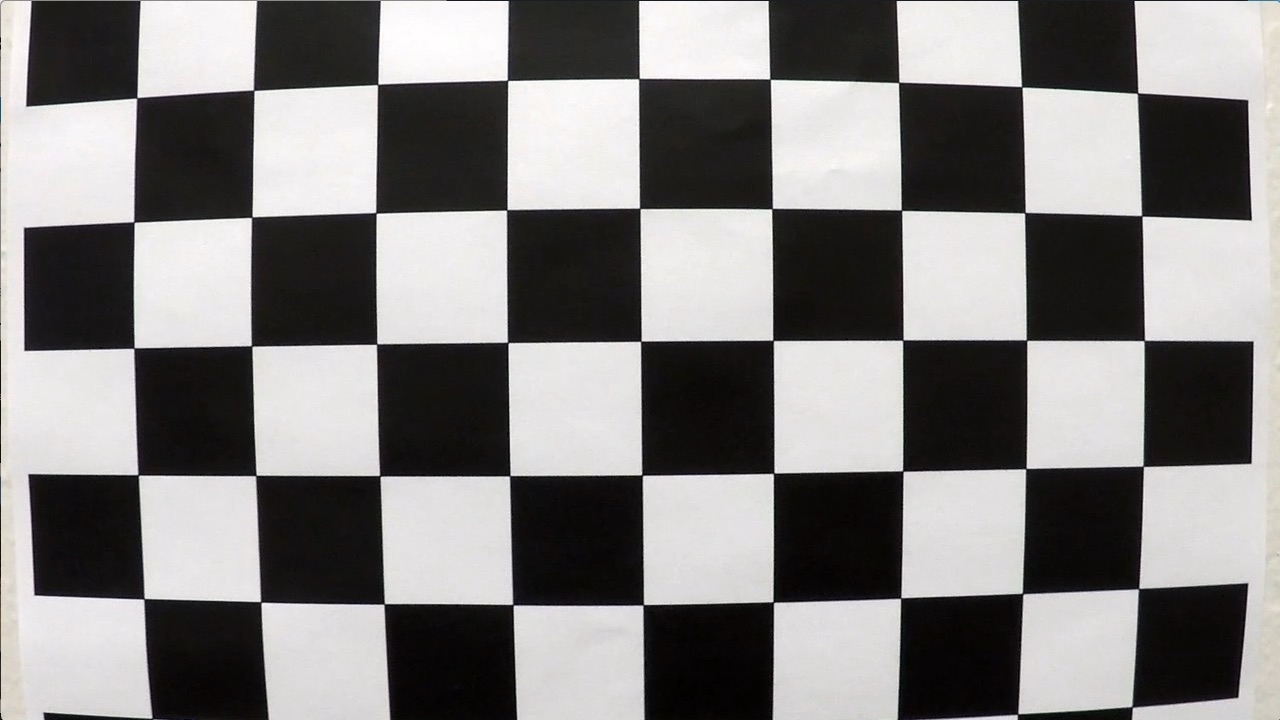
#> input picture camera_cal/calibration1.jpg, 1280 x 720 px; its folder holds only this picture in this run
$ jupyter execute --allow-errors Advanced_lane_detect.ipynb   (shell and % lines are left out)   (older library calls are emulated)
#> lines starting #> are read from the running program, lines starting #| are printed output that depends on the picture; after the words box and inside, x2 and y2 are one past the last pixel; in counts of white or black regions, pixels touching at a corner belong together
# Project 4 of UDACITY Self Driving Course Term1

[cell 1]
import numpy as np
import cv2
import matplotlib.pyplot as plt
import matplotlib.image as mpimg
import glob
import pickle
print('...')

# Section 1 - Find the undistortion matrix for the camera

### 1.1 Prepare objpoints

[cell 2]
#Prepare object  points
nx = 9 #Number of  inside corners in any given row
ny = 6 #Number of inside corners in any given column

#Read in and make a list of calibration images
images = glob.glob("camera_cal/calibration*.jpg")

#Initialize image point and object point arrays
objpoints = []
imgpoints = []

# Generate object points
objp = np.zeros((nx*ny,3), np.float32)
objp[:,:2] = np.mgrid[0:nx,0:ny].T.reshape(-1,2) # x, y coordinates
print('...')

### 1.2 Find Chessboard Corners

[cell 3]
for fname in images:
    #Read in image
    img_x = cv2.imread(fname)
#> img_x is the input picture: shape (720, 1280, 3); mean B, G, R 127.8, 128.4, 130.1

    #Convert to grayscale
    gray = cv2.cvtColor(img_x, cv2.COLOR_BGR2GRAY)

    #Find chessboard corners
    ret, corners = cv2.findChessboardCorners(gray,(nx,ny),None)
#> ret = False; corners = None
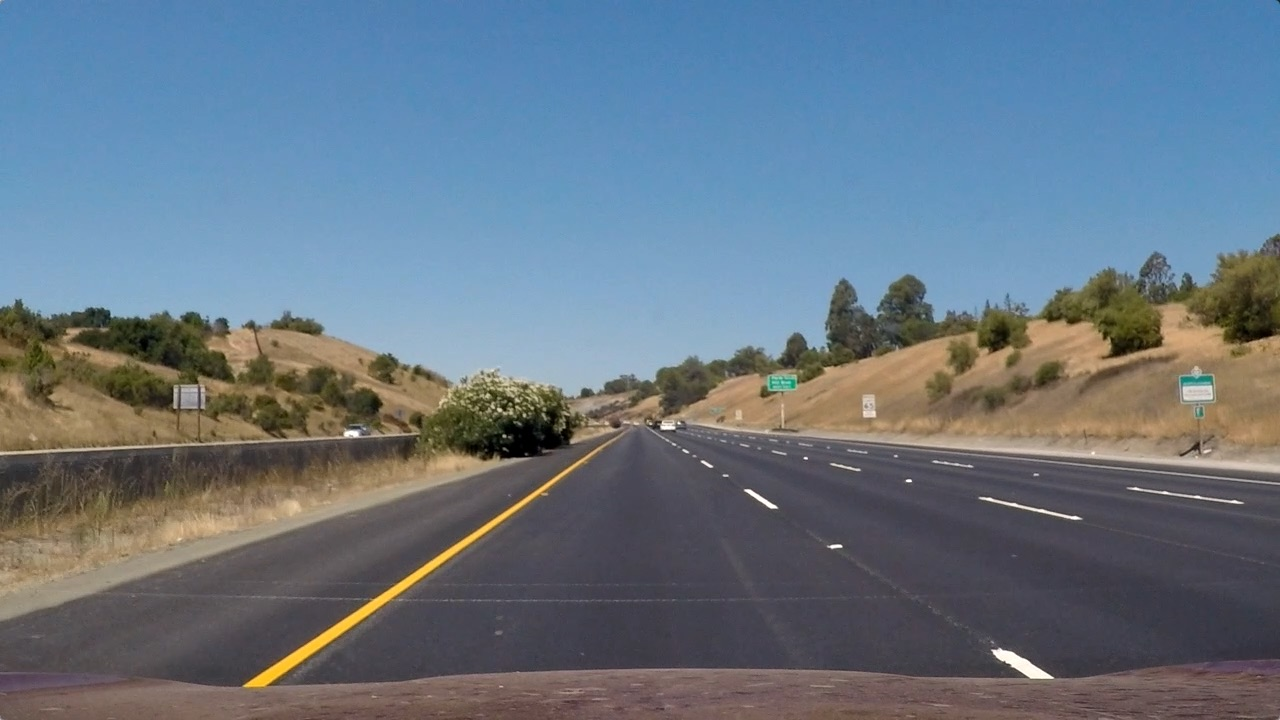
#> input picture test_images/straight_lines1.jpg, 1280 x 720 px
#> further down, img_test is the input picture: shape (720, 1280, 3); mean R, G, B 103.2, 117.7, 131.2

    #If found draw corners
    if ret == True:
        #Fill in image points and objpoint arrays
        imgpoints.append(corners)
        objpoints.append(objp)

         # Draw and display the corners
        cv2.drawChessboardCorners(img_x, (nx, ny), corners, ret)
        plt.imshow(img_x)

### 1.3 Find undistortion matrix and test undistortion on an image

[cell 4]
#Define the unidistortion function
# [7 lines left out: function cal_undistort, not called in this run]

img_test = cv2.imread('camera_cal/calibration2.jpg')
#> (the rest of this cell did not finish here and is left out)

# Section 2 - Image Transformation

### 2.1 Apply the distortion correction to raw image

#> (a cell that did not finish here is left out)

### 2.2 Apply gradient and other thresholds

[cell 6]
def transformed_image(img):
    hls = cv2.cvtColor(img, cv2.COLOR_RGB2HLS)
#> hls: shape (720, 1280, 3); mean of channels 0, 1, 2 85.5, 117, 67
    s_channel = hls[:,:,2]

    #Grayscale image conversion
    gray = cv2.cvtColor(img, cv2.COLOR_RGB2GRAY)

    sobelx = cv2.Sobel(gray, cv2.CV_64F, 1, 0) # Take the derivative in x
    abs_sobelx = np.absolute(sobelx) # Absolute x derivative to accentuate lines away from horizontal
    scaled_sobel = np.uint8(255*abs_sobelx/np.max(abs_sobelx))

    # Threshold x gradient
    thresh_min = 40
    thresh_max = 100
    sxbinary = np.zeros_like(scaled_sobel)
    sxbinary[(scaled_sobel >= thresh_min) & (scaled_sobel <= thresh_max)] = 1

    # Threshold color channel
    s_thresh_min = 170
    s_thresh_max = 255

    s_binary = np.zeros_like(s_channel)
    s_binary[(s_channel >= s_thresh_min) & (s_channel <= s_thresh_max)] = 1

    # Stack each channel to view their individual contributions in green and blue respectively
    # This returns a stack of the two binary images, whose components you can see as different colors
    color_binary = np.dstack((np.zeros_like(sxbinary),sxbinary, s_binary))*255

    # Combine the two binary thresholds
    combined_binary = np.zeros_like(sxbinary)
    combined_binary[(s_binary == 1) | (sxbinary == 1)] = 1

    return combined_binary

### 2.3 Example showing a transfomed binary image

[cell 7]
img_test = mpimg.imread('test_images/straight_lines1.jpg')
bin_test = transformed_image(img_test)
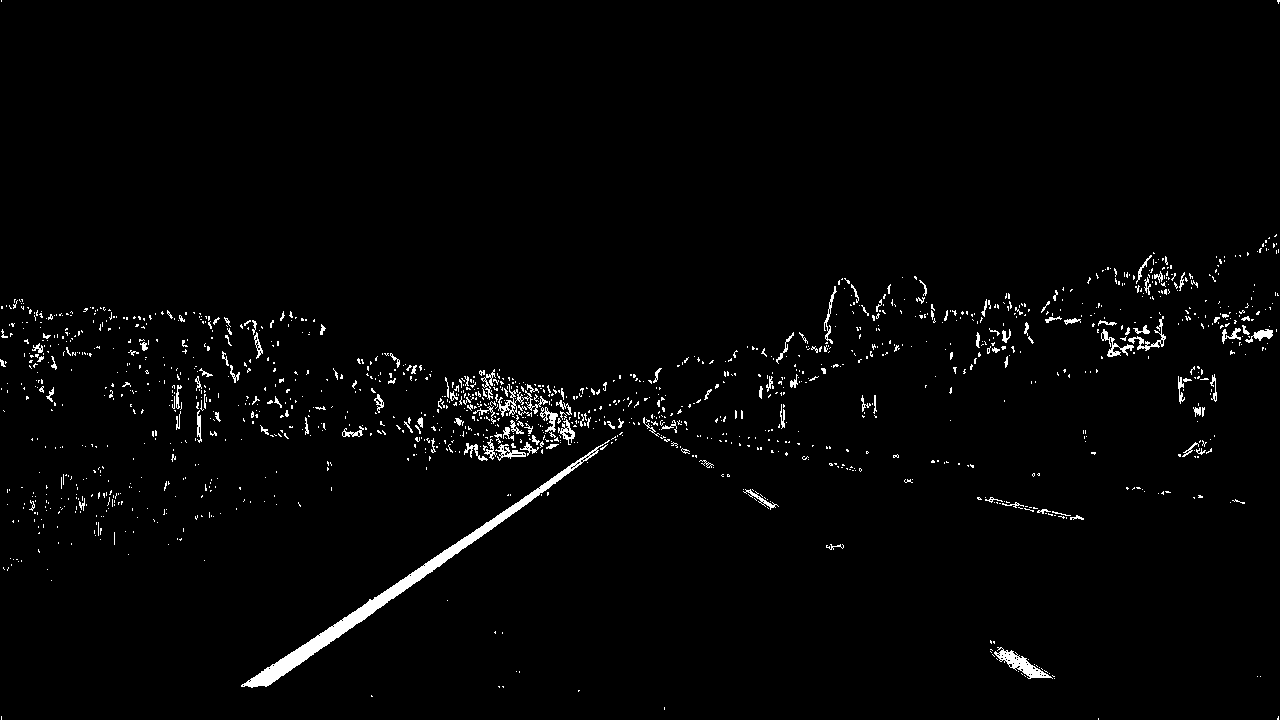
#> bin_test: shape (720, 1280); values 0 (black) and 1 (white), 2% white; 1433 white regions (1287 under 20 px), largest, box (x1, y1, x2, y2) and area: (241, 440, 610, 688) 4236, (994, 647, 1053, 679) 585, (498, 384, 548, 417) 358
fig, (ax1, ax2) = plt.subplots(1,2,figsize=(20,10))
ax1.imshow(img_test)
ax1.set_title('OriginalImage', fontsize=30)
ax2.imshow(bin_test, cmap = 'gray')
ax2.set_title('Threshold Binary Image', fontsize=30)
plt.savefig('output_images/binary.jpg')

 I used combined_binary, which is an bitwise or of sobelx after threshold filter and s_channel of HLS image

### 2.4 Apply perspective transform to get a Top view of the road

[cell 8]
#Define the source polygon in the original image and destination polygon
#in the transformed image. These will be used to calculate the M and Minv matrices.
#These points are chosen so that I get two straight lines in the transformed image
#Then I will use these parameters for all images in the video stream

src = np.float32(
        [[100, 720],
         [590, 450],
         [700, 450],
         [1250, 720]])

dst = np.float32(
        [[300,720],
         [300,200],
         [1000,200],
         [1000,720]])

M = cv2.getPerspectiveTransform(src, dst)
Minv = cv2.getPerspectiveTransform(dst, src)

def perspective_transform(img, src = src , dst = dst):
    imshape = img.shape
    M = cv2.getPerspectiveTransform(src, dst)
    Minv = cv2.getPerspectiveTransform(dst, src)
    warped = cv2.warpPerspective(img, M, (imshape[1], imshape[0]), flags=cv2.INTER_LINEAR)
    return warped

[cell 9]
#Check to verify that I get the corerct transform
#It should give a birds eye view of the lanes
mask1 = np.zeros_like(img_test)
fill_color = (255,0,0)
#Polgon corners for source image
source = np.array([[100,720],[600,450],[700,450],[1250,720]], np.int32)
cv2.fillConvexPoly(mask1, source, fill_color)
source_corners = cv2.addWeighted(img_test,0.5,mask1,0.3,0)

#Polgon corners for destination image
mask2 = np.zeros_like(img_test)
destination = np.array([[300,720],[300,200],[1000,200],[1000,720]])
cv2.fillConvexPoly(mask2, destination, fill_color)
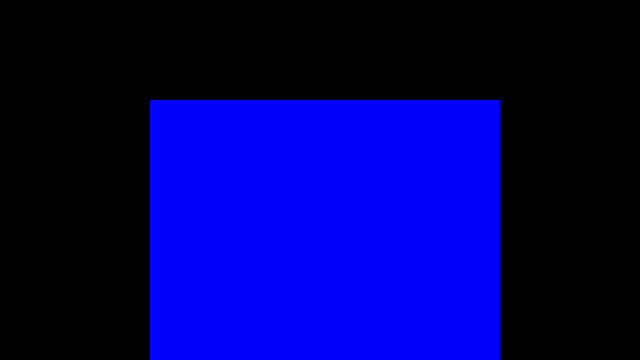
#> mask2: shape (720, 1280, 3) (shown at 1/2 size); mean of channels 0, 1, 2 100.9, 0, 0; drawn as B, G, R
warped_img1 = perspective_transform(img_test)
#> in perspective_transform, `M = cv2.getPerspectiveTransform(src, dst)`: M = [[-0.431, -1.49, 906.6], [3.64e-16, -1.84, 814], [5.6e-19, -0.00237, 1]]
#> in perspective_transform, `Minv = cv2.getPerspectiveTransform(dst, src)`: Minv = [[0.117, -0.828, 568.4], [7.11e-17, -0.544, 442.6], [0, -0.00129, 1]]
destination_corners = cv2.addWeighted(warped_img1,0.50,mask2,0.3,0)

f, (ax1,ax2) = plt.subplots(1,2,figsize = (20,10))
ax1.imshow(source_corners)
ax1.set_title('Orignal Image', fontsize = 30)
ax2.imshow(destination_corners)
ax2.set_title('Birds eye view',fontsize = 30)
plt.savefig('output_images/perspective.jpg')

## Relation between pixels and actual distance

You can see that the lanes are parellel. The lanes are around 550 pixels apart. So for x direction we will have a conversion factor of 550/3.7 px/m.
For the y direction we can consider the bigger white line. It is 10 feet in length which is 3 meters approx. It is covering around 70 pixels. So the conversion factor will be 85/3 px/m

# Section 3 - Identifying the lane lines

### 3.1 Generate a histogram

[cell 10]
# changed from code to md
#Show apply histogram on the warped image to find the base of lane line
bin_test_warped = perspective_transform(bin_test)
histogram = np.sum(bin_test_warped[bin_test_warped.shape[0]//2:,:], axis = 0)
#> histogram = 1280 values, max 354 at index 360, min 0 at index 0, mean 10
plt.plot(histogram)
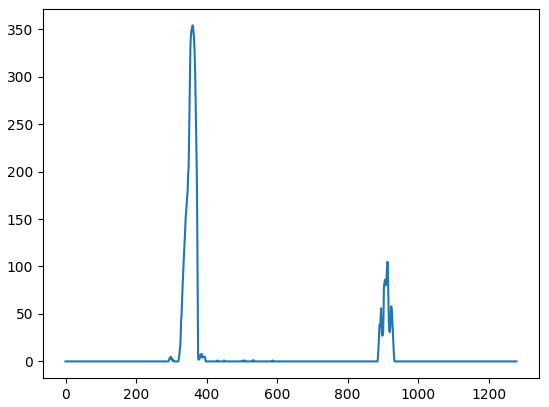
#> figure drawn by matplotlib, 1 panel; curve peaks at x = 360, y = 354
#> (the rest of the program and of its run is left out)
